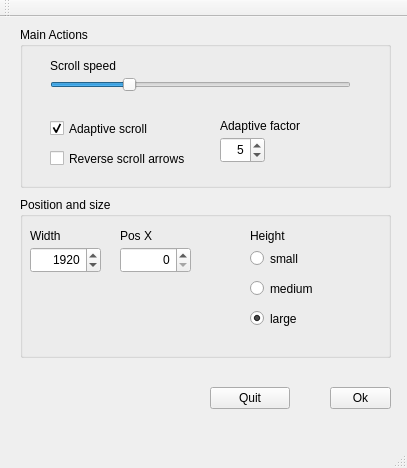
<?xml version="1.0" encoding="UTF-8"?>
<ui version="4.0">
 <class>MainWindow</class>
 <widget class="QMainWindow" name="MainWindow">
  <property name="geometry">
   <rect>
    <x>0</x>
    <y>0</y>
    <width>407</width>
    <height>468</height>
   </rect>
  </property>
  <property name="windowTitle">
   <string>Systray Icon</string>
  </property>
  <widget class="QWidget" name="centralWidget">
   <widget class="QGroupBox" name="groupBox">
    <property name="geometry">
     <rect>
      <x>20</x>
      <y>10</y>
      <width>371</width>
      <height>161</height>
     </rect>
    </property>
    <property name="title">
     <string>Main Actions</string>
    </property>
    <widget class="QCheckBox" name="checkBox">
     <property name="geometry">
      <rect>
       <x>30</x>
       <y>90</y>
       <width>141</width>
       <height>23</height>
      </rect>
     </property>
     <property name="text">
      <string>Adaptive scroll</string>
     </property>
     <property name="checked">
      <bool>true</bool>
     </property>
    </widget>
    <widget class="QSlider" name="scroll_speed">
     <property name="geometry">
      <rect>
       <x>30</x>
       <y>50</y>
       <width>301</width>
       <height>16</height>
      </rect>
     </property>
     <property name="minimum">
      <number>1</number>
     </property>
     <property name="maximum">
      <number>5</number>
     </property>
     <property name="value">
      <number>2</number>
     </property>
     <property name="orientation">
      <enum>Qt::Horizontal</enum>
     </property>
    </widget>
    <widget class="QLabel" name="label">
     <property name="geometry">
      <rect>
       <x>30</x>
       <y>30</y>
       <width>91</width>
       <height>17</height>
      </rect>
     </property>
     <property name="text">
      <string>Scroll speed</string>
     </property>
    </widget>
    <widget class="QSpinBox" name="spinBox">
     <property name="geometry">
      <rect>
       <x>200</x>
       <y>110</y>
       <width>45</width>
       <height>26</height>
      </rect>
     </property>
     <property name="alignment">
      <set>Qt::AlignRight|Qt::AlignTrailing|Qt::AlignVCenter</set>
     </property>
     <property name="minimum">
      <number>1</number>
     </property>
     <property name="maximum">
      <number>30</number>
     </property>
     <property name="value">
      <number>5</number>
     </property>
    </widget>
    <widget class="QLabel" name="label_5">
     <property name="geometry">
      <rect>
       <x>200</x>
       <y>90</y>
       <width>131</width>
       <height>17</height>
      </rect>
     </property>
     <property name="text">
      <string>Adaptive factor</string>
     </property>
    </widget>
    <widget class="QCheckBox" name="checkBox_2">
     <property name="geometry">
      <rect>
       <x>30</x>
       <y>120</y>
       <width>161</width>
       <height>23</height>
      </rect>
     </property>
     <property name="text">
      <string>Reverse scroll arrows</string>
     </property>
    </widget>
   </widget>
   <widget class="QPushButton" name="OkButton">
    <property name="geometry">
     <rect>
      <x>330</x>
      <y>370</y>
      <width>61</width>
      <height>22</height>
     </rect>
    </property>
    <property name="toolTip">
     <string>Accept the changes and continue using this program</string>
    </property>
    <property name="text">
     <string>Ok</string>
    </property>
   </widget>
   <widget class="QPushButton" name="QuitButton">
    <property name="geometry">
     <rect>
      <x>210</x>
      <y>370</y>
      <width>80</width>
      <height>22</height>
     </rect>
    </property>
    <property name="toolTip">
     <string>Quit this application</string>
    </property>
    <property name="text">
     <string>Quit</string>
    </property>
   </widget>
   <widget class="QGroupBox" name="groupBox_2">
    <property name="geometry">
     <rect>
      <x>20</x>
      <y>180</y>
      <width>371</width>
      <height>161</height>
     </rect>
    </property>
    <property name="title">
     <string>Position and size</string>
    </property>
    <widget class="QLabel" name="label_3">
     <property name="geometry">
      <rect>
       <x>10</x>
       <y>30</y>
       <width>101</width>
       <height>17</height>
      </rect>
     </property>
     <property name="text">
      <string>Width</string>
     </property>
    </widget>
    <widget class="QSpinBox" name="spin_width">
     <property name="geometry">
      <rect>
       <x>10</x>
       <y>50</y>
       <width>71</width>
       <height>26</height>
      </rect>
     </property>
     <property name="alignment">
      <set>Qt::AlignRight|Qt::AlignTrailing|Qt::AlignVCenter</set>
     </property>
     <property name="minimum">
      <number>1</number>
     </property>
     <property name="maximum">
      <number>3840</number>
     </property>
     <property name="value">
      <number>1920</number>
     </property>
    </widget>
    <widget class="QSpinBox" name="spin_width_2">
     <property name="geometry">
      <rect>
       <x>100</x>
       <y>50</y>
       <width>71</width>
       <height>26</height>
      </rect>
     </property>
     <property name="alignment">
      <set>Qt::AlignRight|Qt::AlignTrailing|Qt::AlignVCenter</set>
     </property>
     <property name="maximum">
      <number>3840</number>
     </property>
     <property name="value">
      <number>0</number>
     </property>
    </widget>
    <widget class="QLabel" name="label_4">
     <property name="geometry">
      <rect>
       <x>100</x>
       <y>30</y>
       <width>101</width>
       <height>17</height>
      </rect>
     </property>
     <property name="text">
      <string>Pos X</string>
     </property>
    </widget>
    <widget class="QRadioButton" name="radioButton">
     <property name="geometry">
      <rect>
       <x>230</x>
       <y>50</y>
       <width>96</width>
       <height>23</height>
      </rect>
     </property>
     <property name="text">
      <string>small</string>
     </property>
    </widget>
    <widget class="QRadioButton" name="radioButton_2">
     <property name="geometry">
      <rect>
       <x>230</x>
       <y>80</y>
       <width>96</width>
       <height>23</height>
      </rect>
     </property>
     <property name="text">
      <string>medium</string>
     </property>
    </widget>
    <widget class="QRadioButton" name="radioButton_3">
     <property name="geometry">
      <rect>
       <x>230</x>
       <y>110</y>
       <width>96</width>
       <height>23</height>
      </rect>
     </property>
     <property name="text">
      <string>large</string>
     </property>
     <property name="checked">
      <bool>true</bool>
     </property>
    </widget>
    <widget class="QLabel" name="label_6">
     <property name="geometry">
      <rect>
       <x>230</x>
       <y>30</y>
       <width>101</width>
       <height>17</height>
      </rect>
     </property>
     <property name="text">
      <string>Height</string>
     </property>
    </widget>
   </widget>
  </widget>
  <widget class="QStatusBar" name="statusBar"/>
  <widget class="QToolBar" name="mainToolBar">
   <attribute name="toolBarArea">
    <enum>TopToolBarArea</enum>
   </attribute>
   <attribute name="toolBarBreak">
    <bool>false</bool>
   </attribute>
  </widget>
  <widget class="QMenuBar" name="menuBar">
   <property name="geometry">
    <rect>
     <x>0</x>
     <y>0</y>
     <width>407</width>
     <height>22</height>
    </rect>
   </property>
   <property name="contextMenuPolicy">
    <enum>Qt::DefaultContextMenu</enum>
   </property>
  </widget>
 </widget>
 <layoutdefault spacing="6" margin="11"/>
 <resources/>
 <connections>
  <connection>
   <sender>QuitButton</sender>
   <signal>clicked()</signal>
   <receiver>MainWindow</receiver>
   <slot>quit_application()</slot>
   <hints>
    <hint type="sourcelabel">
     <x>277</x>
     <y>426</y>
    </hint>
    <hint type="destinationlabel">
     <x>348</x>
     <y>49</y>
    </hint>
   </hints>
  </connection>
  <connection>
   <sender>OkButton</sender>
   <signal>clicked()</signal>
   <receiver>MainWindow</receiver>
   <slot>hide_application()</slot>
   <hints>
    <hint type="sourcelabel">
     <x>330</x>
     <y>426</y>
    </hint>
    <hint type="destinationlabel">
     <x>374</x>
     <y>65</y>
    </hint>
   </hints>
  </connection>
  <connection>
   <sender>scroll_speed</sender>
   <signal>valueChanged(int)</signal>
   <receiver>MainWindow</receiver>
   <slot>scroll_speed_change(int)</slot>
   <hints>
    <hint type="sourcelabel">
     <x>300</x>
     <y>110</y>
    </hint>
    <hint type="destinationlabel">
     <x>404</x>
     <y>237</y>
    </hint>
   </hints>
  </connection>
  <connection>
   <sender>checkBox</sender>
   <signal>toggled(bool)</signal>
   <receiver>MainWindow</receiver>
   <slot>adaptive_scroll(bool)</slot>
   <hints>
    <hint type="sourcelabel">
     <x>126</x>
     <y>157</y>
    </hint>
    <hint type="destinationlabel">
     <x>404</x>
     <y>191</y>
    </hint>
   </hints>
  </connection>
  <connection>
   <sender>spin_width</sender>
   <signal>valueChanged(int)</signal>
   <receiver>MainWindow</receiver>
   <slot>new_width(int)</slot>
   <hints>
    <hint type="sourcelabel">
     <x>64</x>
     <y>286</y>
    </hint>
    <hint type="destinationlabel">
     <x>148</x>
     <y>338</y>
    </hint>
   </hints>
  </connection>
  <connection>
   <sender>spin_width_2</sender>
   <signal>valueChanged(int)</signal>
   <receiver>MainWindow</receiver>
   <slot>new_position(int)</slot>
   <hints>
    <hint type="sourcelabel">
     <x>144</x>
     <y>288</y>
    </hint>
    <hint type="destinationlabel">
     <x>144</x>
     <y>273</y>
    </hint>
   </hints>
  </connection>
  <connection>
   <sender>spinBox</sender>
   <signal>valueChanged(int)</signal>
   <receiver>MainWindow</receiver>
   <slot>new_adaptive_factor(int)</slot>
   <hints>
    <hint type="sourcelabel">
     <x>236</x>
     <y>178</y>
    </hint>
    <hint type="destinationlabel">
     <x>256</x>
     <y>217</y>
    </hint>
   </hints>
  </connection>
  <connection>
   <sender>radioButton</sender>
   <signal>clicked(bool)</signal>
   <receiver>MainWindow</receiver>
   <slot>small_height_clicked(bool)</slot>
   <hints>
    <hint type="sourcelabel">
     <x>303</x>
     <y>286</y>
    </hint>
    <hint type="destinationlabel">
     <x>156</x>
     <y>405</y>
    </hint>
   </hints>
  </connection>
  <connection>
   <sender>radioButton_2</sender>
   <signal>clicked(bool)</signal>
   <receiver>MainWindow</receiver>
   <slot>medium_height_clicked(bool)</slot>
   <hints>
    <hint type="sourcelabel">
     <x>268</x>
     <y>317</y>
    </hint>
    <hint type="destinationlabel">
     <x>30</x>
     <y>426</y>
    </hint>
   </hints>
  </connection>
  <connection>
   <sender>radioButton_3</sender>
   <signal>clicked(bool)</signal>
   <receiver>MainWindow</receiver>
   <slot>large_height_clicked(bool)</slot>
   <hints>
    <hint type="sourcelabel">
     <x>257</x>
     <y>344</y>
    </hint>
    <hint type="destinationlabel">
     <x>119</x>
     <y>440</y>
    </hint>
   </hints>
  </connection>
  <connection>
   <sender>checkBox_2</sender>
   <signal>toggled(bool)</signal>
   <receiver>MainWindow</receiver>
   <slot>reverse_scroll(bool)</slot>
   <hints>
    <hint type="sourcelabel">
     <x>130</x>
     <y>176</y>
    </hint>
    <hint type="destinationlabel">
     <x>10</x>
     <y>219</y>
    </hint>
   </hints>
  </connection>
 </connections>
 <slots>
  <slot>quit_application()</slot>
  <slot>hide_application()</slot>
  <slot>scroll_speed_change(int)</slot>
  <slot>adaptive_scroll(bool)</slot>
  <slot>new_width(int)</slot>
  <slot>new_position(int)</slot>
  <slot>new_adaptive_factor(int)</slot>
  <slot>small_height_clicked(bool)</slot>
  <slot>medium_height_clicked(bool)</slot>
  <slot>large_height_clicked(bool)</slot>
  <slot>reverse_scroll(bool)</slot>
 </slots>
</ui>
